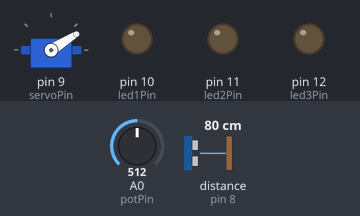
Recording of a sketch running on a simulated Arduino Uno, built with avr-gcc and run on an emulated ATmega328P. Parts: servo, output pins drawn as LEDs (lit = HIGH). Wiring (inferred from the names in the program): ultrasonic range finder: trigger pin 7; echo pin 8. Inputs (shaded band) come from the test bench; at power-on: A0 (potPin) = 512, distance to the obstacle (sensor on pin 8) 80 cm. The echo pulse lasts 58.3 µs per cm; pins used as bus, display or sensor lines are not drawn; what the sketch prints to the serial monitor is not drawn.

Above: at 1.23 s.
1.3 s: A0 (potPin) set to 30
4.3 s: distance to the obstacle (sensor on pin 8) set to 2 cm
At 6.63 s:
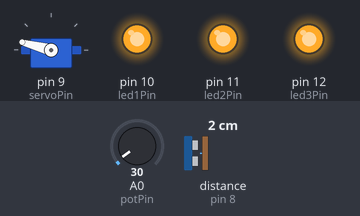
7.3 s: distance to the obstacle (sensor on pin 8) set to 35 cm
At 8.3 s:
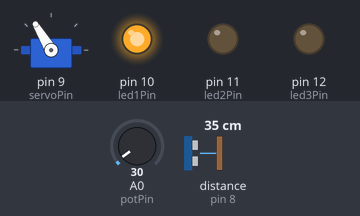
10.3 s: distance to the obstacle (sensor on pin 8) set to 18 cm
At 12.42 s:
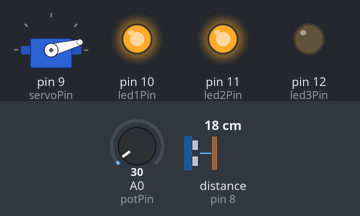
13.3 s: distance to the obstacle (sensor on pin 8) set to 7 cm
At 13.9 s:
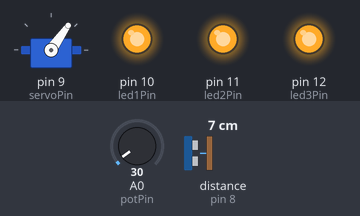
16.3 s: distance to the obstacle (sensor on pin 8) set to 60 cm
At 16.45 s:
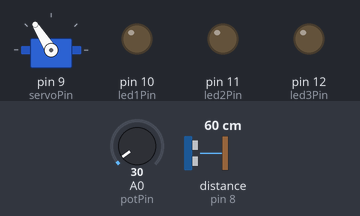
Timing chart, 0 to 20.3 s (numbered marks = the images above; inputs shaded):
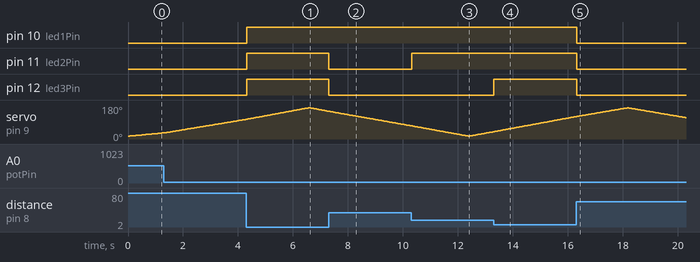

The sketch:

IDE_code.ino
```cpp
// Includes the Servo library for controlling the servo motor
#include <Servo.h>

// Defines the pins for the Ultrasonic Sensor (Trig and Echo)
const int trigPin = 7;
const int echoPin = 8;

// Defines the pin for the potentiometer (used to control speed)
const int potPin = A0;

// Defines the pin for the servo motor
const int servoPin = 9;

// Defines the pins for the three LEDs
const int led1Pin = 10;
const int led2Pin = 11;
const int led3Pin = 12;

// Variables used to control the servo and measure distance
long duration;         // Time taken for ultrasonic pulse to return
int distance;          // Calculated distance from the object
int delayTime = 15;    // Delay between servo movements (adjustable by potentiometer)
int potValue = 0;      // Potentiometer reading value
Servo myServo;         // Creates a servo object to control the servo motor

void setup() {
  // Configures pins for the ultrasonic sensor, LEDs, and initializes serial communication
  pinMode(trigPin, OUTPUT); // Sets the trigPin as an output to send ultrasonic pulses
  pinMode(echoPin, INPUT);  // Sets the echoPin as an input to receive the pulse response
  pinMode(led1Pin, OUTPUT); // Sets LED 1 pin as output
  pinMode(led2Pin, OUTPUT); // Sets LED 2 pin as output
  pinMode(led3Pin, OUTPUT); // Sets LED 3 pin as output
  Serial.begin(9600);       // Initializes serial communication for debugging and data display
  myServo.attach(servoPin); // Attaches the servo motor to the specified pin
}

void loop() {
  // Reads the potentiometer value to control the servo motor's speed
  potValue = analogRead(potPin);  // Reads the potentiometer value (0-1023)
  delayTime = map(potValue, 0, 1023, 10, 100); // Maps the potentiometer value to delay time (10-100ms)

  // Moves the servo motor from 15 degrees to 165 degrees
  moveServo(15, 165, delayTime);

  // Moves the servo motor back from 165 degrees to 15 degrees
  moveServo(165, 15, delayTime);
}

// Function to move the servo from startAngle to endAngle, with speed controlled by delayTime
void moveServo(int startAngle, int endAngle, int delayTime) {
  if (startAngle < endAngle) {
    // Moving servo from startAngle to endAngle
    for (int i = startAngle; i <= endAngle; i++) {
      myServo.write(i);                  // Moves the servo to the current angle 'i'
      delay(delayTime);                  // Delay between each step, adjusted by the potentiometer
      distance = calculateDistance();    // Calculate distance using the ultrasonic sensor
      Serial.print(i);                   // Print the current servo angle to the Serial Monitor
      Serial.print(",");
      Serial.print(distance);            // Print the measured distance to the Serial Monitor
      Serial.print(".");
      ledControl();                      // Control LEDs based on the distance

      // Dynamically adjust the speed by reading the potentiometer again
      potValue = analogRead(potPin);
      delayTime = map(potValue, 0, 1023, 35, 100); // Map pot value to delay
    }
  } else {
    // Moving servo back from endAngle to startAngle
    for (int i = startAngle; i >= endAngle; i--) {
      myServo.write(i);                  // Moves the servo to the current angle 'i'
      delay(delayTime);                  // Delay between each step, adjusted by the potentiometer
      distance = calculateDistance();    // Calculate distance using the ultrasonic sensor
      Serial.print(i);                   // Print the current servo angle to the Serial Monitor
      Serial.print(",");
      Serial.print(distance);            // Print the measured distance to the Serial Monitor
      Serial.print(".");
      ledControl();                      // Control LEDs based on the distance

      // Dynamically adjust the speed by reading the potentiometer again
      potValue = analogRead(potPin);
      delayTime = map(potValue, 0, 1023, 35, 100); // Map pot value to delay
    }
  }
}

// Function to calculate the distance using the Ultrasonic sensor
int calculateDistance() {
  // Sends a 10-microsecond pulse to the trigPin to trigger the sensor
  digitalWrite(trigPin, LOW);
  delayMicroseconds(2);
  digitalWrite(trigPin, HIGH);
  delayMicroseconds(10);
  digitalWrite(trigPin, LOW);

  // Measures the time taken for the pulse to return
  duration = pulseIn(echoPin, HIGH);
  // Converts the time (duration) into distance (in cm)
  distance = duration * 0.034 / 2;

  return distance;  // Returns the measured distance
}

// Function to control the LEDs based on the distance to the object
void ledControl() {
  // Turns off all LEDs before making any decision
  digitalWrite(led1Pin, LOW);
  digitalWrite(led2Pin, LOW);
  digitalWrite(led3Pin, LOW);

  // Control the LEDs based on distance ranges
  if (distance < 10) {             // Very close distance, turn on all 3 LEDs
      digitalWrite(led1Pin, HIGH);
      digitalWrite(led2Pin, HIGH);
      digitalWrite(led3Pin, HIGH);
  } else if (distance < 25) {      // Close distance, turn on 2 LEDs
      digitalWrite(led1Pin, HIGH);
      digitalWrite(led2Pin, HIGH);
      digitalWrite(led3Pin, LOW);
  } else if (distance < 40) {      // Moderate distance, turn on 1 LED
      digitalWrite(led1Pin, HIGH);
      digitalWrite(led2Pin, LOW);
      digitalWrite(led3Pin, LOW);
  } else {                         // Far distance, no LEDs on
      // No action needed, all LEDs remain LOW
  }
  // Debugging: Print the distance
  // Serial.print("Distance: ");
  //Serial.println(distance);
}
```

Measured:
- after the input at 4.3 s, pin 10 (led1Pin), pin 11 (led2Pin), pin 12 (led3Pin): LOW → HIGH at once
- after the input at 7.3 s, pin 11 (led2Pin), pin 12 (led3Pin): HIGH → LOW at once
- after the input at 10.3 s, pin 11 (led2Pin): LOW → HIGH at once
- after the input at 13.3 s, pin 12 (led3Pin): LOW → HIGH at once
- after the input at 16.3 s, pin 10 (led1Pin), pin 11 (led2Pin), pin 12 (led3Pin): HIGH → LOW at once
- by itself, servo on pin 9 (servoPin): rises from 119° to 165° in 1.8 s, then falls to 113° in 2.1 s
